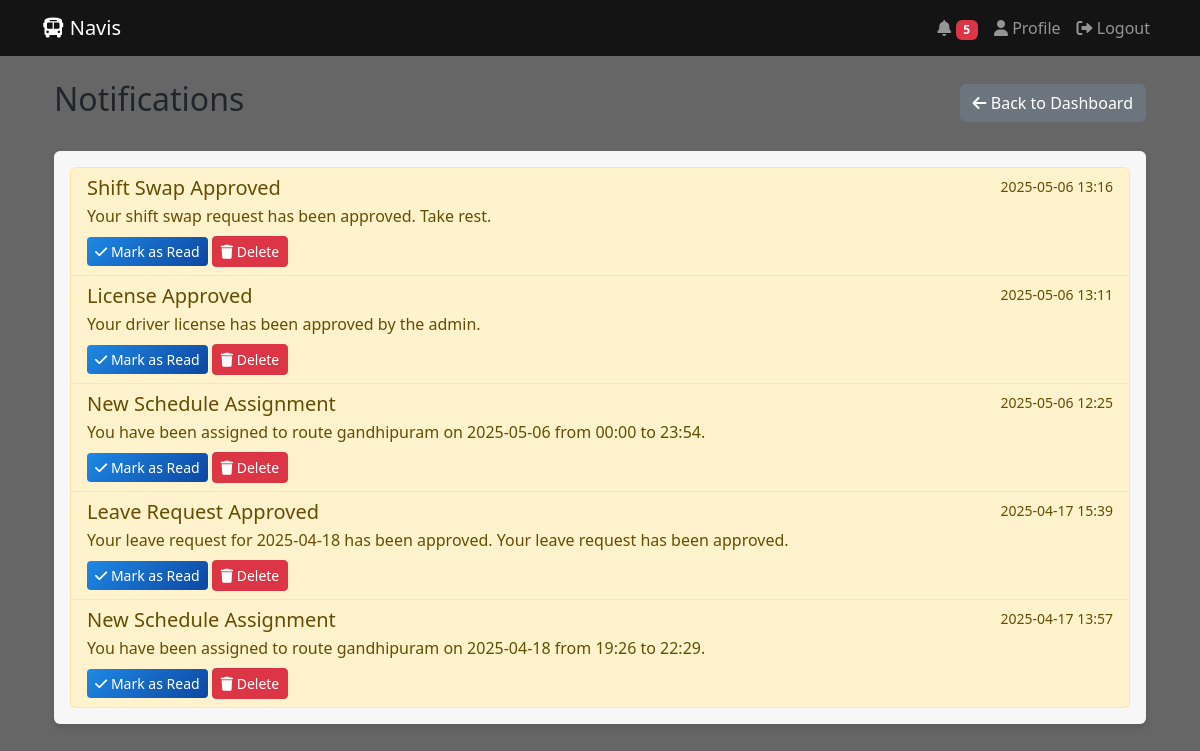
/notifications (signed in), run on the app's committed database.
### app.py (models this page shows)
class Notification(db.Model):
    id = db.Column(db.Integer, primary_key=True)
    recipient_username = db.Column(db.String(150), db.ForeignKey('user.username'))
    title = db.Column(db.String(200), nullable=False)
    message = db.Column(db.Text, nullable=False)
    notification_type = db.Column(db.String(50))  # schedule, attendance, leave, etc.
    priority = db.Column(db.String(20), default='normal')
    created_at = db.Column(db.DateTime, default=datetime.utcnow)
    read_at = db.Column(db.DateTime)
    is_read = db.Column(db.Boolean, default=False)

### app.py (the view)
@app.route('/notifications')
@login_required
def notifications():
    if current_user.role == 'admin':
        notifications = Notification.query.filter(
            Notification.recipient_username == 'admin',
            Notification.notification_type.in_(['shift_swap', 'leave_request'])
        ).order_by(Notification.created_at.desc()).all()
    else:
        notifications = Notification.query.filter_by(
            recipient_username=current_user.username
        ).order_by(Notification.created_at.desc()).all()
    return render_template('notifications.html',
                         notifications=notifications,
                         is_admin=current_user.role == 'admin')

### app.py (called while the page is built)
@login_manager.user_loader
def load_user(user_id):
    return User.query.get(int(user_id))

@app.context_processor
def inject_user():
    return dict(current_user=current_user)

@app.context_processor
def inject_notifications():
    unread_count = 0
    if current_user.is_authenticated:
        unread_count = Notification.query.filter_by(
            recipient_username=current_user.username,
            is_read=False
        ).count()
    return dict(unread_count=unread_count)

### templates/notifications.html (shortened to what this page needs)
{% extends "base.html" %}
{% block content %}
<div class="container">
    <div class="d-flex justify-content-between align-items-center mb-4">
        <h2>Notifications</h2>
        <a href="{{ url_for('admin_dashboard' if is_admin else 'driver_dashboard') }}" class="btn btn-secondary">
            <i class="fas fa-arrow-left"></i> Back to Dashboard
        </a>
    </div>
    <div class="card">
        <div class="card-body">
            {% if notifications %}
                <div class="list-group">
                    {% for notification in notifications %}
                        <div class="list-group-item {% if not notification.is_read %}list-group-item-warning{% endif %}">
                            <div class="d-flex w-100 justify-content-between">
                                <h5 class="mb-1">{{ notification.title }}</h5>
                                <small>{{ notification.created_at.strftime('%Y-%m-%d %H:%M') }}</small>
                            </div>
                            <p class="mb-1">{{ notification.message }}</p>
                            <div class="mt-2">
                                {% if not notification.is_read %}
                                    <a href="{{ url_for('mark_notification_read', notification_id=notification.id) }}"
                                       class="btn btn-sm btn-primary">
                                        <i class="fas fa-check"></i> Mark as Read
                                    </a>
                                {% endif %}
                                <a href="{{ url_for('delete_notification', notification_id=notification.id) }}"
                                   class="btn btn-sm btn-danger"
                                   onclick="return confirm('Are you sure you want to delete this notification?')">
                                    <i class="fas fa-trash"></i> Delete
                                </a>
                            </div>
                        </div>
                    {% endfor %}
                </div>
            {% else %}
                <div class="alert alert-info mb-0">
                    <i class="fas fa-info-circle"></i> No notifications found.
                </div>
            {% endif %}
        </div>
    </div>
</div>
{% endblock %}

### data on the page
Notification: title "Shift Swap Approved", created_at "2025-05-06 13:16", message "Your shift swap request has been approved. Take rest."
Notification: title "License Approved", created_at "2025-05-06 13:11", message "Your driver license has been approved by the admin."
Notification: title "New Schedule Assignment", created_at "2025-05-06 12:25", message "You have been assigned to route gandhipuram on 2025-05-06 from 00:00 to 23:54."
Notification: title "Leave Request Approved", created_at "2025-04-17 15:39", message "Your leave request for 2025-04-18 has been approved. Your leave request has been approved."
Notification: title "New Schedule Assignment", created_at "2025-04-17 13:57", message "You have been assigned to route gandhipuram on 2025-04-18 from 19:26 to 22:29."

### other printed values
{{ unread_count }} "5"
